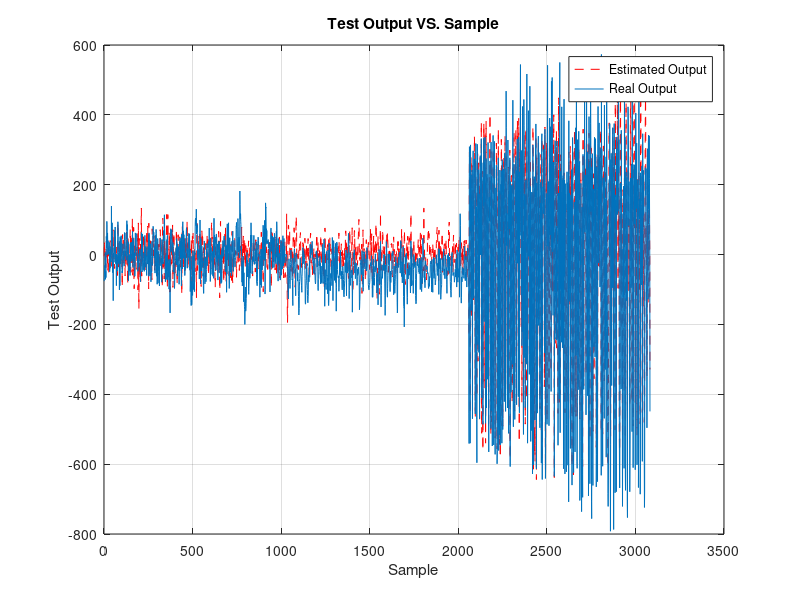

Reproduce this figure in MATLAB. (Note: this script raises an error after producing the figure.)
clc;clear;close all
load A.mat
load D.mat
load E.mat
rand( 'state' , 0 ) ;
u = [ A( : , [ 93 95 ] ) 
    zeros( 20 , 2 )
    D( : , [ 93 95 ] )
    zeros( 20 , 2 ) 
    E( : , [ 93 95 ] ) ] ;
y = [ A( : , 94 ) 
    zeros( 20 , 1 )
    D( : , 94 )
    zeros( 20 , 1 ) 
    E( : , 94 ) ] ;


n_u{ 1 } = [0 5 7 9 11] ;
n_u{ 2 } = [0 2 6 7 11] ;
n_y = [] ;

%%
ClassNo=1;

%%
n = length( n_y ) ;
for i = 1 : length( n_u )
    n = n + length( n_u{ i } ) ;
end
N = length( y ) ;
phi  = zeros ( N , n ) ;
for t = 1 : N   
    f = 0 ;
    for k = n_y
        f = f + 1 ;
        if t - k > 0
            phi( t , f ) = y( t - k ) ;
        end
    end
    for i = 1 : length( n_u )
        for k = n_u{ i }
            f = f + 1 ;
            if t - k > 0
                phi( t , f ) = u( t - k , i ) ;
            end
        end
    end

end

%%

Nn = randperm( N ) ;
N_Tr = sort( Nn( 1 : ceil( 0.75 * N ) ) ) ;
N_Te = sort( Nn( ceil( 0.75 * N ) + 1 : end ) ) ;
X_Train = phi( N_Tr , : ) ;
X_Test = phi( N_Te , : ) ;
Y_Train = y( N_Tr , : ) ;
Y_Test = y( N_Te , : ) ;

theta = ( X_Train' * X_Train )^-1 * X_Train' * Y_Train 

y_hat_test = X_Test * theta ;

plot( y_hat_test , 'r--' );
hold on
plot( Y_Test )
grid on
title('Test Output VS. Sample')
xlabel('Sample')
ylabel('Test Output')
legend('Estimated Output' , 'Real Output' )

figure
e = y_hat_test - Y_Test ;
crosscorr( e , e )
title( 'Autocorrelation OF FIR Error' )

MSE=mse( e )

Fitting = ( 1 - ( norm( Y_Test - y_hat_test ) / norm( Y_Test - mean( Y_Test ) ) ) ) * 100 